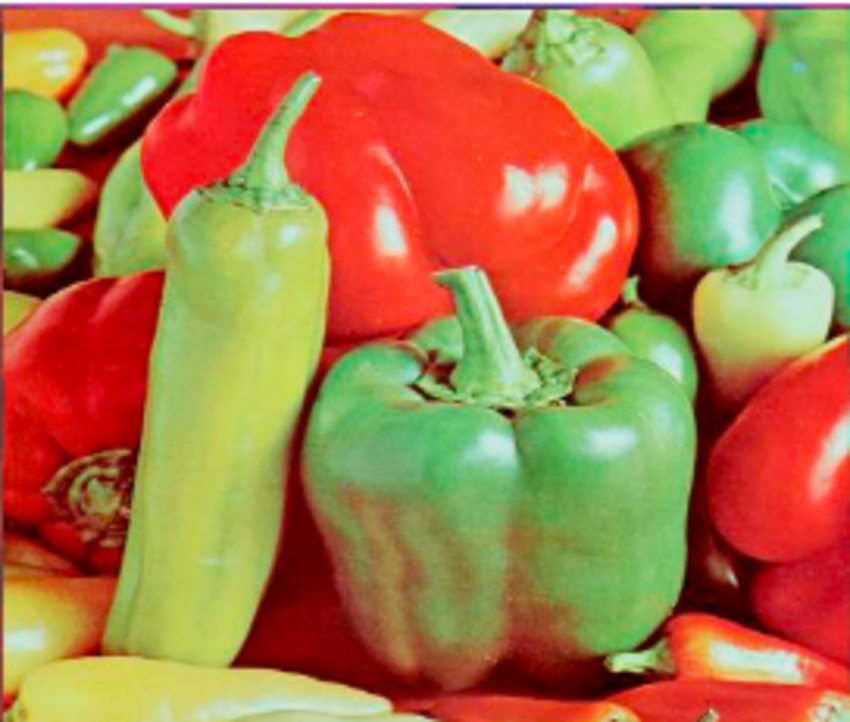
#> input picture HistogramEqualizer/peppers.png, 850 x 722 px
$ python HistogramOpenCV.py
#> lines starting #> are read from the running program, lines starting #| are printed output that depends on the picture
import cv2
import matplotlib.pyplot as plt
import numpy as np

#Read the image in grey scale
img = cv2.imread('peppers.png',1)
#> img is the input picture: shape (722, 850, 3); mean B, G, R 71.7, 122.7, 170
img = cv2.cvtColor(img,cv2.COLOR_BGR2RGB)

red_hist = cv2.calcHist([img], [0], None, [256], [0,255])
#> red_hist = 256 values, max 11316 at index 253, min 0 at index 255, mean 2389
green_hist = cv2.calcHist([img], [1], None, [256], [0,255])
#> green_hist = 256 values, max 33564 at index 0, min 0 at index 242, mean 2393.9
blue_hist = cv2.calcHist([img], [2], None, [256], [0,255])
#> blue_hist = 256 values, max 35811 at index 0, min 0 at index 243, mean 2393.9

plt.subplot(2,2,1)
plt.imshow(img,)
plt.title('Image', size=20)
plt.xticks([])
plt.yticks([])

plt.subplot(2,2,2)
plt.xlim([0,255])
plt.plot(red_hist)
plt.title("Red Histogram")

plt.subplot(2,2,3)
plt.xlim([0,255])
plt.plot(green_hist)
plt.title("Green Histogram")

plt.subplot(2,2,4)
plt.xlim([0,255])
plt.plot(blue_hist)
plt.title("Blue Histogram")
plt.show()
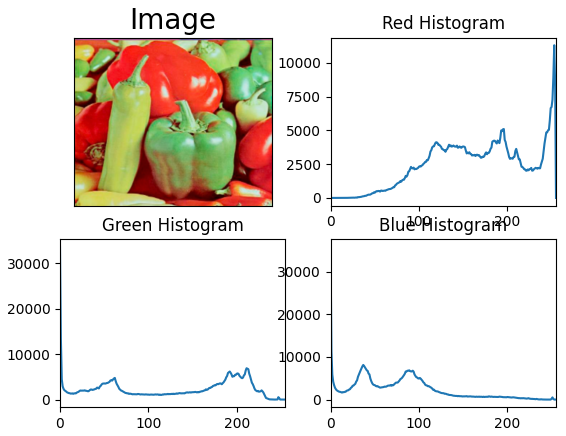
#> figure drawn by matplotlib, 4 panels; panel 2: curve peaks at x = 253, y = 11316; panel 3: curve peaks at x = 0, y = 33564; panel 4: curve peaks at x = 0, y = 35811

$ run again, with HistogramEqualizer/cameraman.tif saved as HistogramEqualizer/peppers.png
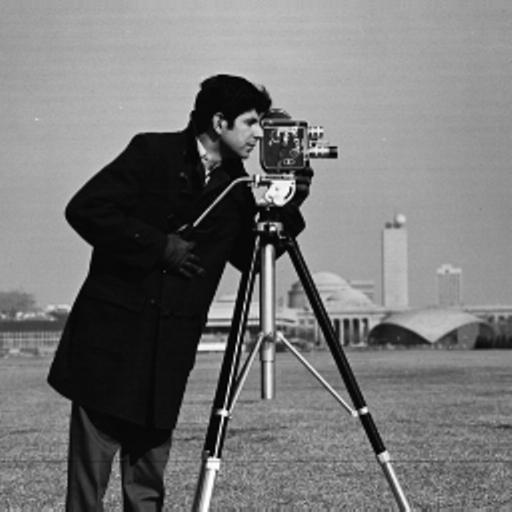
#> input picture HistogramEqualizer/cameraman.tif, 512 x 512 px
#> img is the input picture: shape (512, 512, 3); min 0, max 255, mean 118.3
#> red_hist = 256 values, max 6212 at index 13, min 0 at index 255, mean 1023.9
#> green_hist has the same summary as red_hist
#> blue_hist has the same summary as red_hist
#> `plt.show()`:
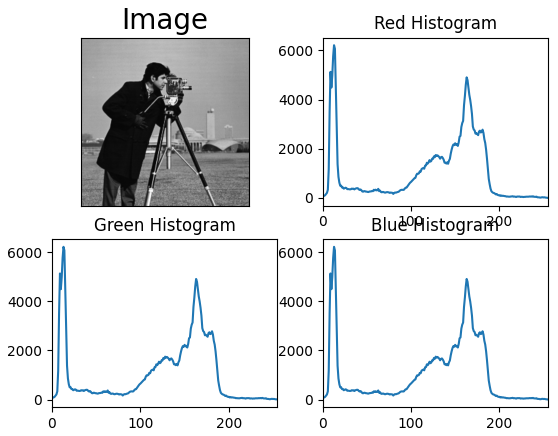
#> figure drawn by matplotlib, 4 panels; panel 2: curve peaks at x = 13, y = 6212; panel 3: curve peaks at x = 13, y = 6212; panel 4: curve peaks at x = 13, y = 6212
